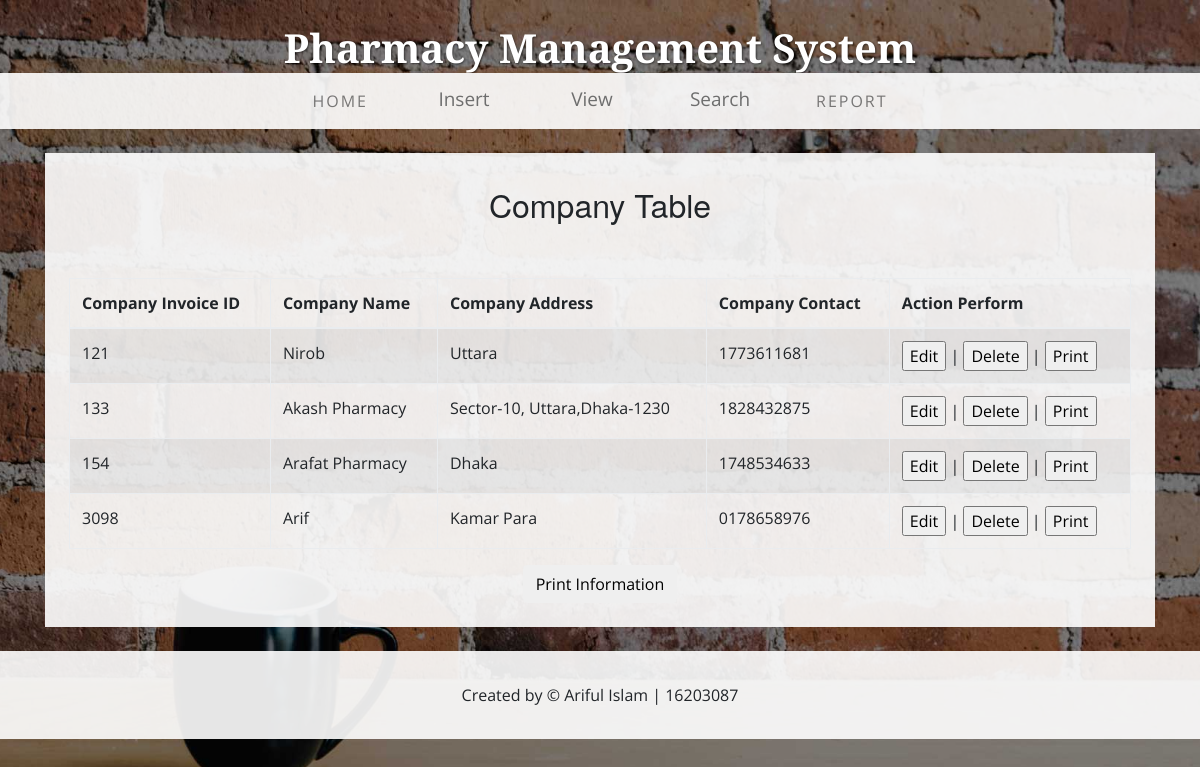
Page /company_view.php on the committed database.
### tables this page shows
CREATE TABLE `tb_company` (
  `company_invoice_id` int(10) NOT NULL,
  `company_name` varchar(15) NOT NULL,
  `company_phone_no` varchar(15) NOT NULL,
  `company_address` text NOT NULL
);

### company_view.php (the view, shortened to what this page needs)
<!DOCTYPE html>
<html lang="en">
  <head>
	<?php
      $username = "root";
      $password = "";
      $host = "localhost";
      $connector = mysqli_connect($host,$username,$password)
          or die("Unable to connect");
      $result = mysqli_query($connector,"SELECT * FROM tb_company ");
    ?>
    <link href="css/bootstrap.css" rel="stylesheet">
    <link href="css/business-casual.css" rel="stylesheet">
  </head>
  <body>
    <div class="tagline-upper text-center text-heading text-shadow text-white mt-5 d-none d-lg-block">Pharmacy Management System</div>
    <nav class="navbar navbar-expand-lg navbar-light bg-faded py-lg-4">
      <div class="container">
        <div class="collapse navbar-collapse" id="navbarResponsive">
          <ul class="navbar-nav mx-auto">
            <li class="nav-item  px-lg-4">
              <a class="nav-link text-uppercase text-expanded" href="index.php">Home
              </a>
            </li>
            <li class="nav-item px-lg-4 active">
              <ul class="navigation">
					<a class="main" href="insert.php">Insert</a>
				</ul>
            </li>
                        <li class="nav-item px-lg-4">
              <ul class="navigation">
					<a class="main" href="#">View</a>
				</ul>
            </li>
            <li class="nav-item px-lg-4">
              <ul class="navigation">
					<a class="main" href="#">Search</a>
				</ul>
            </li>
			<li class="nav-item px-lg-4">
              <a class="nav-link text-uppercase text-expanded" href="invoice.php">Report</a>
            </li>
          </ul>
        </div>
      </div>
    </nav>
    <div class="container">
		<div class="bg-faded p-4 my-4">
        <div class="panel panel-primary Myback">
            <div class="panel-heading panel-head"><h2><center>Company Table</center></h2></div>
            <div class="panel-body">
                <table class="table table-bordered table-striped">
                    <thead>
                        <tr>
                            <th>Company Invoice ID</th>
                            <th>Company Name</th>
                            <th>Company Address</th>
                            <th>Company Contact</th>
                            <th>Action Perform</th>
                        </tr>
                    </thead>
                    <tbody>
						<?php
          while( $row = mysqli_fetch_array( $result ) ){
            echo
            "<tr>
              <td id='a".$row['company_invoice_id']."'>{$row['company_invoice_id']}</td>
              <td id='b".$row['company_invoice_id']."'>{$row['company_name']}</td>
              <td id='c".$row['company_invoice_id']."'>{$row['company_address']}</td>
              <td id='d".$row['company_invoice_id']."'>{$row['company_phone_no']}</td>
			 <td>
				<form action='' method='GET'>
					<input type='submit' name=".$row['company_invoice_id']." value='Edit'> |
					<input type='submit' name='delete".$row['company_invoice_id']."' value='Delete' onClick=\"return confirm('Are you sure you want to delete?')\"> |
					<input type='submit' name='print".$row['company_invoice_id']."' value='Print'>
				</form>
			</td>
            </tr>\n";
		  }
        ?>
                    </tbody>
                </table>
				<center><a href="companyprint.php" ><button class="btn btn-default">Print Information</button></a></center>
            </div>
        </div>
        </div>
      </div>
    <footer class="bg-faded text-center py-5">
      <div class="container">
        <p class="m-0">Created by &copy; Ariful Islam | 16203087</p>
      </div>
    </footer>
  </body>
</html>

### css/business-casual.css (style rules this page uses)
body { font-family: "Open Sans", Helvetica, Arial, sans-serif; background: url('../img/bg.jpg') no-repeat center center fixed; -webkit-background-size: cover; -moz-background-size: cover; background-size: cover; -o-background-size: cover; }
h1, h2, h3, h4, h5, h6, .text-heading { font-family: "Josefin Slab", "Helvetica Neue", Helvetica, Arial, sans-serif; }
.tagline-upper { font-size: 2.5rem; font-weight: 700; line-height: 0; margin-bottom: 25px; }
.text-expanded { letter-spacing: 2px; }
.text-shadow { text-shadow: 1px 1px 2px rgba(0, 0, 0, 0.5); }
.bg-faded { background-color: rgba(255, 255, 255, 0.9); }
.navigation { list-style: none; padding: 0; width: 80px; height: 40px; }
.navigation, .navigation a.main { border-radius: 4px; -webkit-border-radius: 4px; -moz-border-radius: 4px; }
.navigation a.main { display: block; height: 40px; font: 19px/37px "Open Sans", Helvetica, Arial, sans-serif; text-align: center; text-decoration: none; color: #6E6E6E; -webkit-transition: 0.2s ease-in-out; -o-transition: 0.2s ease-in-out; transition: 0.2s ease-in-out; }
.Myback { margin-top:10px; }
.nav-item { z-index:10; }

### rows in the picture
tb_company: company_invoice_id "121", company_name "Nirob", company_address "Uttara", company_phone_no "1773611681"
tb_company: company_invoice_id "133", company_name "Akash Pharmacy", company_address "Sector-10, Uttara,Dhaka-1230", company_phone_no "1828432875"
tb_company: company_invoice_id "154", company_name "Arafat Pharmacy", company_address "Dhaka", company_phone_no "1748534633"
tb_company: company_invoice_id "3098", company_name "Arif", company_address "Kamar Para", company_phone_no "0178658976"
